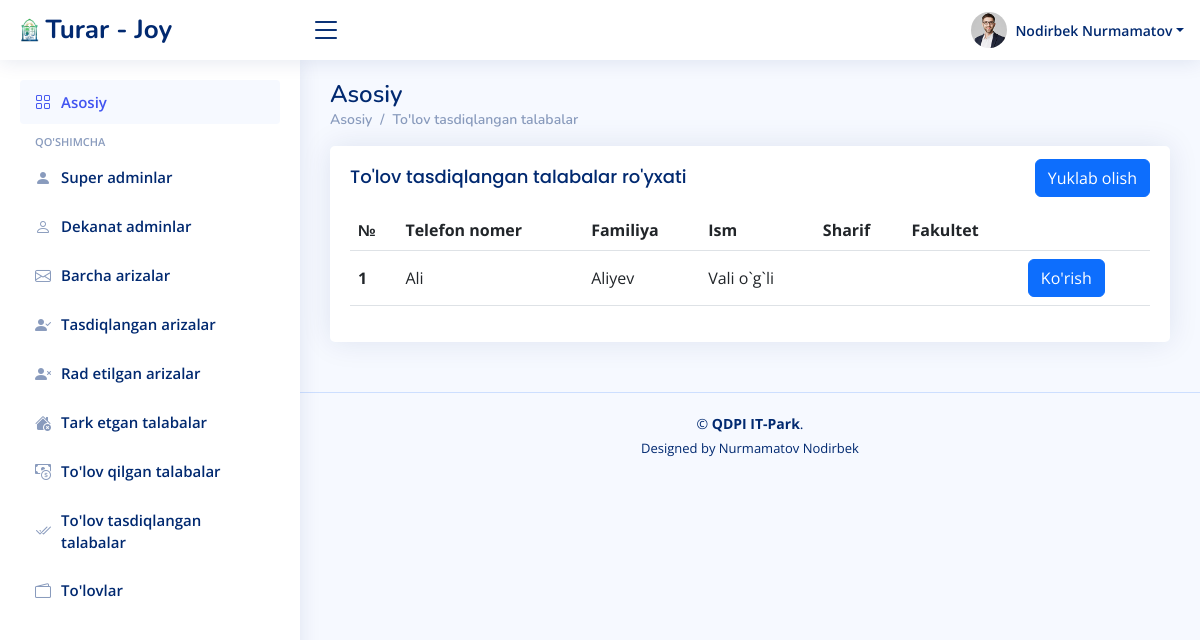
/ariza/tasdiqlangan_tolov/, run on the app's committed database.
### ariza/models.py (models this page shows)
class Tolov(models.Model):
    talaba_id = models.CharField(max_length=100)
    first_name = models.CharField(max_length=100)
    last_name = models.CharField(max_length=100)
    sharif = models.CharField(max_length=100)
    narhi = models.CharField(max_length=100)
    kivtansiya = models.FileField(upload_to='kivtansiya/')
    tasdiqlash = models.CharField(max_length=100, blank=True)
    sana = models.DateTimeField(auto_now_add=True)

### ariza/views.py (the view)
# urls.py: path('tasdiqlangan_tolov/', tasdiqlangan_tolov, name='tasdiqlangan_tolov'),
def tasdiqlangan_tolov(request):
    talabalar = User.objects.filter(lavozim='talaba')
    tolovlar = Tolov.objects.filter(tasdiqlash='tasdiqlandi')
    arizalar = Ariza.objects.all()
    contex = {
        'tolovlar': tolovlar,
        'talabalar':talabalar,
        'arizalar':arizalar,
    }
    return render(request, 'superadmin/tasdiqlangan_tolov.html', contex)

### templates/superadmin/tasdiqlangan_tolov.html (shortened to what this page needs)
{% load static %}
<!DOCTYPE html>
<html lang="en">
<head>
  <link href="{% static '/assets/vendor/bootstrap/css/bootstrap.min.css' %}" rel="stylesheet">
  <link href="{% static '/assets/vendor/bootstrap-icons/bootstrap-icons.css' %}" rel="stylesheet">
  <link href="{% static '/assets/vendor/simple-datatables/style.css' %}" rel="stylesheet">
  <link href="{% static '/assets/css/style.css' %}" rel="stylesheet">
</head>
<body>
  <header id="header" class="header fixed-top d-flex align-items-center">
    <div class="d-flex align-items-center justify-content-between">
      <a href="{% url 'home' %}" class="logo d-flex align-items-center">
        <img src="{% static '/assets/img/logo.png' %}" alt="">
        <span class="d-none d-lg-block"> Turar - Joy</span>
      </a>
      <i class="bi bi-list toggle-sidebar-btn"></i>
    </div>
    <nav class="header-nav ms-auto">
      <ul class="d-flex align-items-center">
        <li class="nav-item dropdown pe-3">
          <a class="nav-link nav-profile d-flex align-items-center pe-0" href="#" data-bs-toggle="dropdown">
            <img src="{% static '/assets/img/profile-img.jpg' %}" alt="Profile" class="rounded-circle">
            <span class="d-none d-md-block dropdown-toggle ps-2">Nodirbek Nurmamatov</span>
          </a>
        </li>
      </ul>
    </nav>
  </header>
  <aside id="sidebar" class="sidebar">
    <ul class="sidebar-nav" id="sidebar-nav">
      <li class="nav-item">
        <a class="nav-link " href="{% url 'home' %}">
          <i class="bi bi-grid"></i>
          <span>Asosiy</span>
        </a>
      </li>
      <li class="nav-heading">Qo'shimcha</li>
      <li class="nav-item">
        <a class="nav-link collapsed" href="{% url 'superadminlar' %}">
          <i class="bi bi-person-fill"></i>
          <span>Super adminlar</span>
        </a>
      </li>
      <li class="nav-item">
        <a class="nav-link collapsed" href="{% url 'dekanatadminlar' %}">
          <i class="bi bi-person"></i>
          <span>Dekanat adminlar</span>
        </a>
      </li>
      <li class="nav-item">
        <a class="nav-link collapsed" href="{% url 'barcha_arizalar' %}">
          <i class="bi bi-envelope"></i>
          <span>Barcha arizalar</span>
        </a>
      </li>
      <li class="nav-item">
        <a class="nav-link collapsed" href="{% url 'tasdiqlangan' %}">
          <i class="bi bi-person-check-fill"></i>
          <span>Tasdiqlangan arizalar</span>
        </a>
      </li>
      <li class="nav-item">
        <a class="nav-link collapsed" href="{% url 'radetilgan' %}">
          <i class="bi bi-person-x-fill"></i>
          <span>Rad etilgan arizalar</span>
        </a>
      </li>
      <li class="nav-item">
        <a class="nav-link collapsed" href="{% url 'tark_etgan_talaba' %}">
          <i class="bi bi-house-x-fill"></i>
          <span>Tark etgan talabalar</span>
        </a>
      </li>
      <li class="nav-item">
        <a class="nav-link collapsed" href="{% url 'barcha_tolovlar' %}">
          <i class="bi bi-cash-coin"></i>
          <span>To'lov qilgan talabalar</span>
        </a>
      </li>
      <li class="nav-item">
        <a class="nav-link collapsed" href="{% url 'tasdiqlangan_tolov' %}">
          <i class="bi bi-check2-all"></i>
          <span>To'lov tasdiqlangan talabalar</span>
        </a>
      </li>
      <li class="nav-item">
        <a class="nav-link collapsed" href="{% url 'hisob_varoq' %}">
          <i class="bi bi-wallet2"></i>
          <span>To'lovlar</span>
        </a>
      </li>
    </ul>
  </aside>
    <main id="main" class="main">
        <div class="pagetitle">
            <h1>Asosiy</h1>
            <nav>
                <ol class="breadcrumb">
                    <li class="breadcrumb-item"><a href="index.html">Asosiy</a></li>
                    <li class="breadcrumb-item active"><a href="pay.html">To'lov tasdiqlangan talabalar</a></li>
                </ol>
            </nav>
        </div>
        <section class="section dashboard">
            <div class="row">
                <div class="col-lg-12">
                    <div class="card">
                        <div class="card-body">
                            <div class="d-flex align-items-center justify-content-between">
                                <h5 class="card-title">To'lov tasdiqlangan talabalar ro'yxati</h5>
                                <a class="btn btn-primary" href="#">Yuklab olish</a>
                            </div>
                            <table class="table datatable">
                                <thead>
                                    <tr>
                                        <th scope="col">№</th>
                                        <th scope="col">Telefon nomer</th>
                                        <th scope="col">Familiya</th>
                                        <th scope="col">Ism</th>
                                        <th scope="col">Sharif</th>
                                        <th scope="col">Fakultet</th>
                                        <th></th>
                                    </tr>
                                </thead>
                                    <tbody>
                                      {% for t in tolovlar %}
                                        <tr>
                                          <th scope="row">1</th>
                                          <td>{{t.first_name}}</td>
                                          <td>{{t.last_name}}</td>
                                          <td>{{t.sharif}}</td>
                                          <td>{{a.fakultet}}</td>
                                          <td>{{t.username}}</td>
                                          <td><a class="btn btn-primary" href="{% url 'radetilgan_tolov_malumotlar' t.talaba_id %}">Ko'rish</a></td>
                                        </tr>
                                        {% endfor %}
                                    </tbody>
                            </table>
                        </div>
                    </div>
                </div>
            </div>
        </section>
    </main>
    <footer id="footer" class="footer">
        <div class="copyright">
            &copy; <strong><span>QDPI IT-Park</span></strong>.
        </div>
        <div class="credits">
            Designed by Nurmamatov Nodirbek
        </div>
    </footer>
</body>
</html>

### static/assets/css/style.css (style rules this page uses)
:root { scroll-behavior: smooth; }
body { font-family: "Open Sans", sans-serif; background: #f6f9ff; color: #444444; }
a { color: #4154f1; text-decoration: none; }
h1, h2, h3, h4, h5, h6 { font-family: "Nunito", sans-serif; }
#main { margin-top: 60px; padding: 20px 30px; transition: all 0.3s; }
.pagetitle { margin-bottom: 10px; }
.pagetitle h1 { font-size: 24px; margin-bottom: 0; font-weight: 600; color: #012970; }
.card { margin-bottom: 30px; border: none; border-radius: 5px; box-shadow: 0px 0 30px rgba(1, 41, 112, 0.1); }
.card-title { padding: 20px 0 15px 0; font-size: 18px; font-weight: 500; color: #012970; font-family: "Poppins", sans-serif; }
.card-body { padding: 0 20px 20px 20px; }
.breadcrumb { font-size: 14px; font-family: "Nunito", sans-serif; color: #899bbd; font-weight: 600; }
.breadcrumb a { color: #899bbd; transition: 0.3s; }
.breadcrumb .breadcrumb-item::before { color: #899bbd; }
.breadcrumb .active { color: #51678f; font-weight: 600; }
.logo { line-height: 1; }
@media (min-width: 1200px) { .logo { width: 280px; } }
.logo img { max-height: 26px; margin-right: 6px; }
.logo span { font-size: 26px; font-weight: 700; color: #012970; font-family: "Nunito", sans-serif; }
.header { transition: all 0.5s; z-index: 997; height: 60px; box-shadow: 0px 2px 20px rgba(1, 41, 112, 0.1); background-color: #fff; padding-left: 20px; }
.header .toggle-sidebar-btn { font-size: 32px; padding-left: 10px; cursor: pointer; color: #012970; }
.header-nav ul { list-style: none; }
.header-nav>ul { margin: 0; padding: 0; }
.header-nav .nav-profile { color: #012970; }
.header-nav .nav-profile img { max-height: 36px; }
.header-nav .nav-profile span { font-size: 14px; font-weight: 600; }
.sidebar { position: fixed; top: 60px; left: 0; bottom: 0; width: 300px; z-index: 996; transition: all 0.3s; padding: 20px; overflow-y: auto; scrollbar-width: thin; scrollbar-color: #aab7cf transparent; box-shadow: 0px 0px 20px rgba(1, 41, 112, 0.1); background-color: #fff; }
@media (min-width: 1200px) { #main, #footer { margin-left: 300px; } }
.sidebar-nav { padding: 0; margin: 0; list-style: none; }
.sidebar-nav li { padding: 0; margin: 0; list-style: none; }
.sidebar-nav .nav-item { margin-bottom: 5px; }
.sidebar-nav .nav-heading { font-size: 11px; text-transform: uppercase; color: #899bbd; font-weight: 600; margin: 10px 0 5px 15px; }
.sidebar-nav .nav-link { display: flex; align-items: center; font-size: 15px; font-weight: 600; color: #4154f1; transition: 0.3; background: #f6f9ff; padding: 10px 15px; border-radius: 4px; }
.sidebar-nav .nav-link i { font-size: 16px; margin-right: 10px; color: #4154f1; }
.sidebar-nav .nav-link.collapsed { color: #012970; background: #fff; }
.sidebar-nav .nav-link.collapsed i { color: #899bbd; }
.footer { padding: 20px 0; font-size: 14px; transition: all 0.3s; border-top: 1px solid #cddfff; }
.footer .copyright { text-align: center; color: #012970; }
.footer .credits { padding-top: 5px; text-align: center; font-size: 13px; color: #012970; }
th, td { vertical-align: middle !important; }

### data on the page
Tolov: first_name "Ali", last_name "Aliyev", sharif "Vali o`g`li"
